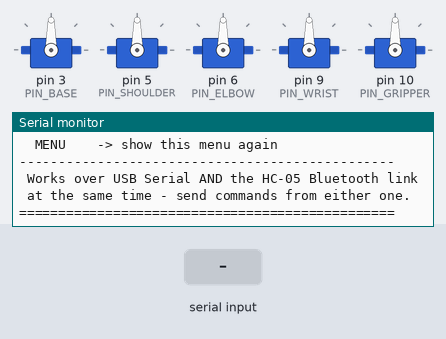
A sketch run on a simulated Arduino Nano, built with avr-gcc and run on an emulated ATmega328P. Parts: 5 × servo, the last lines printed to the serial monitor. The test bench sets the inputs (shaded band).

Above: at 2.1 s.
2.2 s: "HOMEALL\n" received over Serial
At 2.8 s:
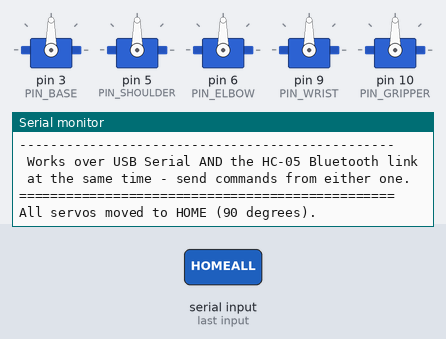
3.7 s: "POS\n" received over the second serial link
At 4.8 s:
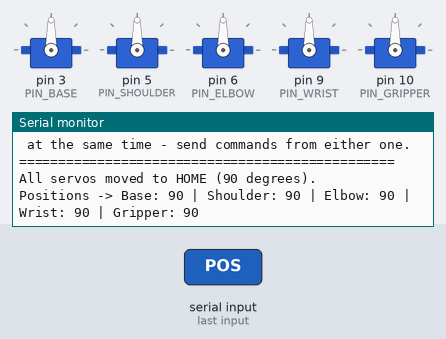
5.2 s: "EXIT\n" received over Serial
At 6.2 s:
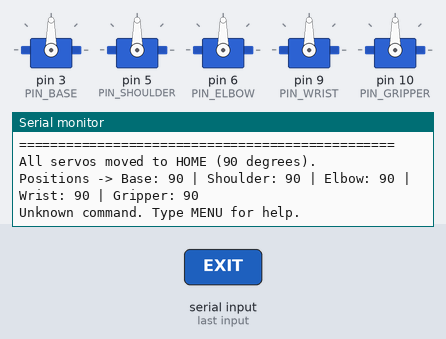

Measured:
- after the input at 2.2 s, the serial monitor: prints a new line at once (image 1)
- after the input at 3.7 s, the serial monitor: prints a new line at once (image 2)
- after the input at 5.2 s, the serial monitor: prints a new line at once (image 3)

The sketch:

4dof-arm-hc05.ino
```cpp
/*
  4-DOF Robotic Arm Controller - HC-05 Bluetooth version (Arduino Nano)
  5 Servos: Base, Shoulder, Elbow, Wrist, Gripper
  All servos are 180-degree servos, assembled/centered at 90 degrees.

  This is the Bluetooth sibling of firmware/4dof-arm/4dof-arm.ino - same
  serial protocol, same menu, same behavior. The ONLY difference is where
  commands come from: this version also listens on an HC-05 Bluetooth module
  (wired to two extra pins via SoftwareSerial), so you can control the arm
  wirelessly from a phone (e.g. "Serial Bluetooth Terminal" app) instead of a
  USB cable. USB Serial still works at the same time, for debugging with the
  Arduino IDE.

  ---------------- HC-05 WIRING ----------------
  HC-05 VCC  -> 5V (or 3.3V if your HC-05 board requires it - check its label)
  HC-05 GND  -> GND
  HC-05 TXD  -> Nano D2   (RX side of SoftwareSerial)
  HC-05 RXD  -> Nano D4   (TX side of SoftwareSerial)
          NOTE: HC-05 RXD is 3.3V logic. If your module has no onboard level
          shifter, put a simple voltage divider (e.g. 1k + 2k resistors)
          between Nano D4 and HC-05 RXD to avoid feeding it 5V.
  Default HC-05 data-mode baud rate is 9600, matching BT_BAUD below - if your
  module was reconfigured to a different baud, change BT_BAUD to match.

  Pair the HC-05 with your phone/PC (default PIN is usually 1234 or 0000).
  Once paired, open any serial Bluetooth terminal app and send the exact same
  commands described below - the HC-05 just becomes another serial port.

  ---------------- SERIAL / BLUETOOTH COMMANDS ----------------
  MENU                 -> show the menu again

  --- Single servo test mode ---
  T1                   -> select servo 1 (Base)      for testing
  T2                   -> select servo 2 (Shoulder)  for testing
  T3                   -> select servo 3 (Elbow)     for testing
  T4                   -> select servo 4 (Wrist)     for testing
  T5                   -> select servo 5 (Gripper)   for testing
  <number 0-180>       -> once a servo is selected (T1..T5), just type an
                          angle and press Enter to move ONLY that servo
  HOME                 -> send the selected servo back to 90 degrees
  EXIT                 -> leave single test mode

  --- Full control mode (all 5 servos in one line) ---
  B90 S90 E90 W90 G90  -> set Base, Shoulder, Elbow, Wrist, Gripper angles
                          in one command (order doesn't matter). You don't
                          need to include all five letters; only the ones you
                          type will move, e.g: B45 E120
  HOMEALL              -> send all 5 servos to 90 degrees (center/assembly pose)
  POS                  -> print the current angle of all servos
  --------------------------------------------------
*/

#include <Servo.h>
#include <SoftwareSerial.h>

// ---------- Bluetooth (HC-05) wiring ----------
const uint8_t BT_RX_PIN = 2; // to HC-05 TXD
const uint8_t BT_TX_PIN = 4; // to HC-05 RXD (through a voltage divider - see above)
const long    BT_BAUD   = 9600;
SoftwareSerial bt(BT_RX_PIN, BT_TX_PIN);

// ---------- Pin configuration ----------
const uint8_t PIN_BASE     = 3;
const uint8_t PIN_SHOULDER = 5;
const uint8_t PIN_ELBOW    = 6;
const uint8_t PIN_WRIST    = 9;
const uint8_t PIN_GRIPPER  = 10;

const uint8_t NUM_SERVOS = 5;

Servo servos[NUM_SERVOS];
const uint8_t servoPins[NUM_SERVOS] = { PIN_BASE, PIN_SHOULDER, PIN_ELBOW, PIN_WRIST, PIN_GRIPPER };
const char*   servoNames[NUM_SERVOS] = { "Base", "Shoulder", "Elbow", "Wrist", "Gripper" };
int           servoAngle[NUM_SERVOS];
bool          servoAttached[NUM_SERVOS];
unsigned long servoMoveDeadline[NUM_SERVOS];

const int HOME_ANGLE = 90;
const int ANGLE_MIN  = 0;
const int ANGLE_MAX  = 180;

const bool          DETACH_WHEN_IDLE   = true;
const unsigned long SETTLE_TIME_MS     = 500;

const uint8_t        SERVO_STEP_DEGREES = 5;
const unsigned long  SERVO_STEP_DELAY_MS = 25;

// ---------- Mode state ----------
bool    singleTestMode   = false;
int8_t  selectedServo    = -1;

String inputLine = "";

void setup() {
  Serial.begin(9600);
  bt.begin(BT_BAUD);

  for (uint8_t i = 0; i < NUM_SERVOS; i++) {
    servos[i].attach(servoPins[i]);
    servoAttached[i] = true;
    servoAngle[i] = HOME_ANGLE;
    servos[i].write(HOME_ANGLE);
    servoMoveDeadline[i] = millis() + SETTLE_TIME_MS;
  }

  delay(50);
  while (Serial.available() > 0) Serial.read();
  while (bt.available() > 0) bt.read();

  printMenu();
}

void loop() {
  readStreamInto(Serial);
  readStreamInto(bt);
  releaseSettledServos();
}

template <typename StreamT>
void readStreamInto(StreamT &stream) {
  while (stream.available() > 0) {
    char c = stream.read();
    if (c == '\n' || c == '\r') {
      if (inputLine.length() > 0) {
        handleCommand(inputLine);
        inputLine = "";
      }
    } else {
      inputLine += c;
    }
  }
}

void releaseSettledServos() {
  if (!DETACH_WHEN_IDLE) return;

  unsigned long now = millis();
  for (uint8_t i = 0; i < NUM_SERVOS; i++) {
    if (servoAttached[i] && (long)(now - servoMoveDeadline[i]) >= 0) {
      servos[i].detach();
      servoAttached[i] = false;
    }
  }
}

void outPrint(const String &s) {
  Serial.print(s);
  bt.print(s);
}
void outPrintln(const String &s) {
  Serial.println(s);
  bt.println(s);
}

// ---------------- Command handling ----------------

void handleCommand(String line) {
  line.trim();
  if (line.length() == 0) return;

  String upper = line;
  upper.toUpperCase();

  if (upper == "MENU") {
    printMenu();
    return;
  }

  if (upper == "POS") {
    printPositions();
    return;
  }

  if (upper == "HOMEALL") {
    for (uint8_t i = 0; i < NUM_SERVOS; i++) moveServo(i, HOME_ANGLE);
    outPrintln(F("All servos moved to HOME (90 degrees)."));
    return;
  }

  if (upper.length() == 2 && upper.charAt(0) == 'T' && isDigit(upper.charAt(1))) {
    int idx = upper.charAt(1) - '1';
    if (idx >= 0 && idx < NUM_SERVOS) {
      singleTestMode = true;
      selectedServo = idx;
      outPrint(F("-- TEST MODE: "));
      outPrint(servoNames[idx]);
      outPrintln(F(" selected. Type an angle (0-180) and press Enter."));
      outPrintln(F("   Type HOME to center it, EXIT to leave test mode."));
    } else {
      outPrintln(F("Invalid servo number. Use T1 to T5."));
    }
    return;
  }

  if (singleTestMode) {
    if (upper == "EXIT") {
      outPrint(F("Exiting test mode for "));
      outPrintln(servoNames[selectedServo]);
      singleTestMode = false;
      selectedServo = -1;
      return;
    }
    if (upper == "HOME") {
      moveServo(selectedServo, HOME_ANGLE);
      outPrint(servoNames[selectedServo]);
      outPrintln(F(" -> HOME (90 deg)"));
      return;
    }
    if (isNumber(line)) {
      int angle = line.toInt();
      if (setAngleChecked(selectedServo, angle)) {
        outPrint(servoNames[selectedServo]);
        outPrint(F(" -> "));
        outPrint(String(servoAngle[selectedServo]));
        outPrintln(F(" deg"));
      }
      return;
    }
    outPrintln(F("Unknown input. Type an angle (0-180), HOME, or EXIT."));
    return;
  }

  if (parseFullCommand(upper)) {
    return;
  }

  outPrintln(F("Unknown command. Type MENU for help."));
}

bool parseFullCommand(String upper) {
  bool appliedAny = false;
  int start = 0;
  int len = upper.length();

  while (start < len) {
    char letter = upper.charAt(start);
    int servoIndex = letterToServoIndex(letter);

    if (servoIndex == -1) {
      start++;
      continue;
    }

    int numStart = start + 1;
    int numEnd = numStart;
    while (numEnd < len && (isDigit(upper.charAt(numEnd)))) numEnd++;

    if (numEnd > numStart) {
      int angle = upper.substring(numStart, numEnd).toInt();
      if (setAngleChecked(servoIndex, angle)) {
        appliedAny = true;
      }
      start = numEnd;
    } else {
      start++;
    }
  }

  if (appliedAny) {
    printPositions();
  }
  return appliedAny;
}

int letterToServoIndex(char letter) {
  switch (letter) {
    case 'B': return 0; // Base
    case 'S': return 1; // Shoulder
    case 'E': return 2; // Elbow
    case 'W': return 3; // Wrist
    case 'G': return 4; // Gripper
    default:  return -1;
  }
}

bool setAngleChecked(int servoIndex, int angle) {
  if (angle < ANGLE_MIN || angle > ANGLE_MAX) {
    outPrint(F("Angle out of range (0-180): "));
    outPrintln(String(angle));
    return false;
  }
  moveServo(servoIndex, angle);
  return true;
}

void moveServo(int servoIndex, int targetAngle) {
  if (!servoAttached[servoIndex]) {
    servos[servoIndex].attach(servoPins[servoIndex]);
    servoAttached[servoIndex] = true;
  }

  int current = servoAngle[servoIndex];

  if (targetAngle > current) {
    for (int a = current; a < targetAngle; a += SERVO_STEP_DEGREES) {
      int step = min(a + (int)SERVO_STEP_DEGREES, targetAngle);
      servos[servoIndex].write(step);
      delay(SERVO_STEP_DELAY_MS);
    }
  } else if (targetAngle < current) {
    for (int a = current; a > targetAngle; a -= SERVO_STEP_DEGREES) {
      int step = max(a - (int)SERVO_STEP_DEGREES, targetAngle);
      servos[servoIndex].write(step);
      delay(SERVO_STEP_DELAY_MS);
    }
  }

  servos[servoIndex].write(targetAngle);
  servoAngle[servoIndex] = targetAngle;
  servoMoveDeadline[servoIndex] = millis() + SETTLE_TIME_MS;
}

bool isNumber(String s) {
  if (s.length() == 0) return false;
  for (unsigned int i = 0; i < s.length(); i++) {
    if (!isDigit(s.charAt(i))) return false;
  }
  return true;
}

// ---------------- Helper output ----------------

void printPositions() {
  outPrint(F("Positions -> "));
  for (uint8_t i = 0; i < NUM_SERVOS; i++) {
    outPrint(servoNames[i]);
    outPrint(F(": "));
    outPrint(String(servoAngle[i]));
    if (i < NUM_SERVOS - 1) outPrint(F(" | "));
  }
  outPrintln(F(""));
}

void printMenu() {
  outPrintln(F("================================================"));
  outPrintln(F(" 4-DOF Robotic Arm Controller (Nano + HC-05 BT)"));
  outPrintln(F("================================================"));
  outPrintln(F("SINGLE SERVO TEST MODE:"));
  outPrintln(F("  T1=Base T2=Shoulder T3=Elbow T4=Wrist T5=Gripper"));
  outPrintln(F("  After selecting, type an angle (0-180), or HOME, or EXIT"));
  outPrintln(F(""));
  outPrintln(F("FULL CONTROL MODE (move several at once):"));
  outPrintln(F("  B<angle> S<angle> E<angle> W<angle> G<angle>"));
  outPrintln(F("  Example: B90 S90 E90 W90 G90"));
  outPrintln(F("  You can send only the ones you want, e.g: B45 E120"));
  outPrintln(F(""));
  outPrintln(F("OTHER COMMANDS:"));
  outPrintln(F("  HOMEALL -> center all servos to 90 degrees"));
  outPrintln(F("  POS     -> print current angle of all servos"));
  outPrintln(F("  MENU    -> show this menu again"));
  outPrintln(F("------------------------------------------------"));
  outPrintln(F(" Works over USB Serial AND the HC-05 Bluetooth link"));
  outPrintln(F(" at the same time - send commands from either one."));
  outPrintln(F("================================================"));
}
```
